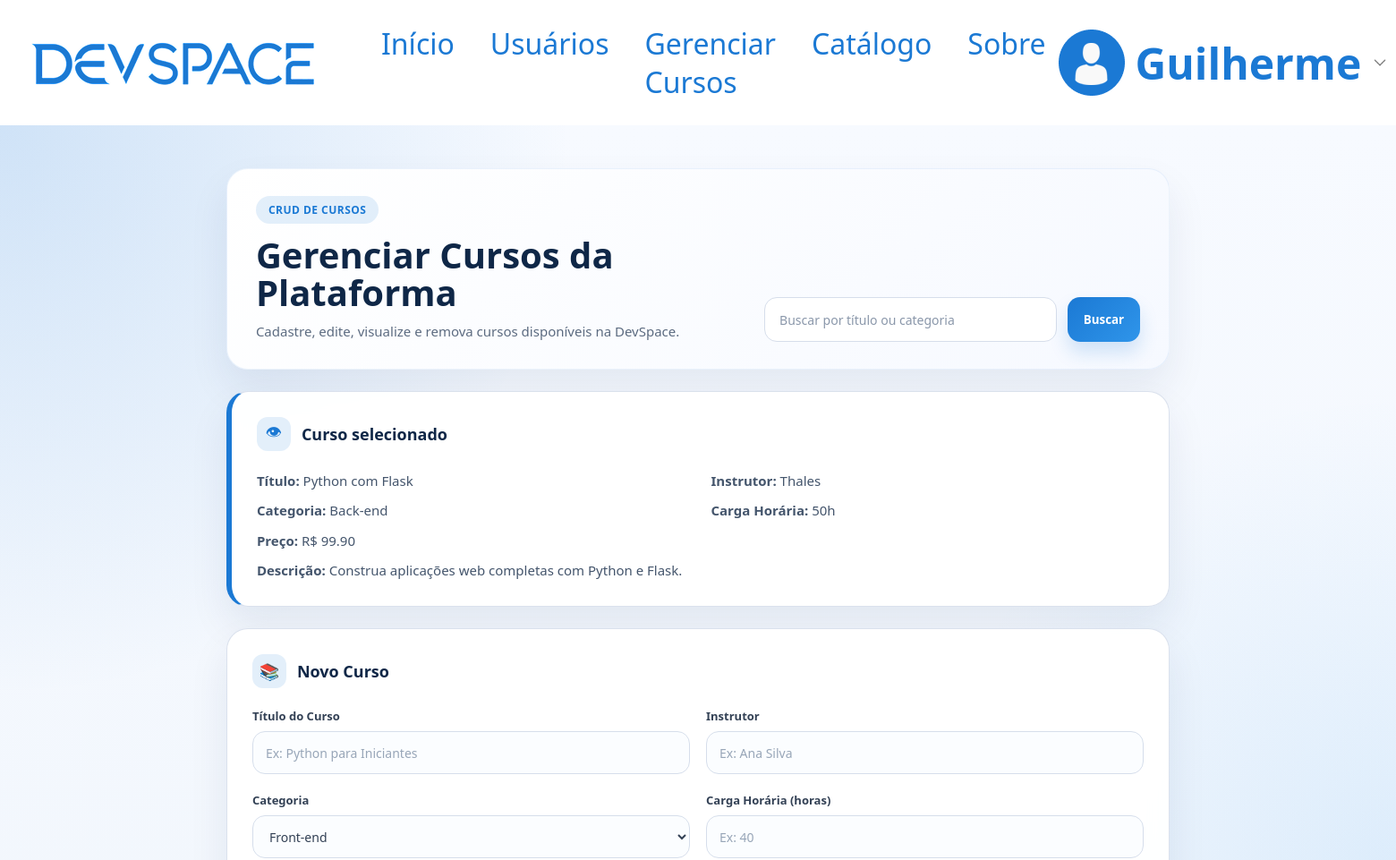
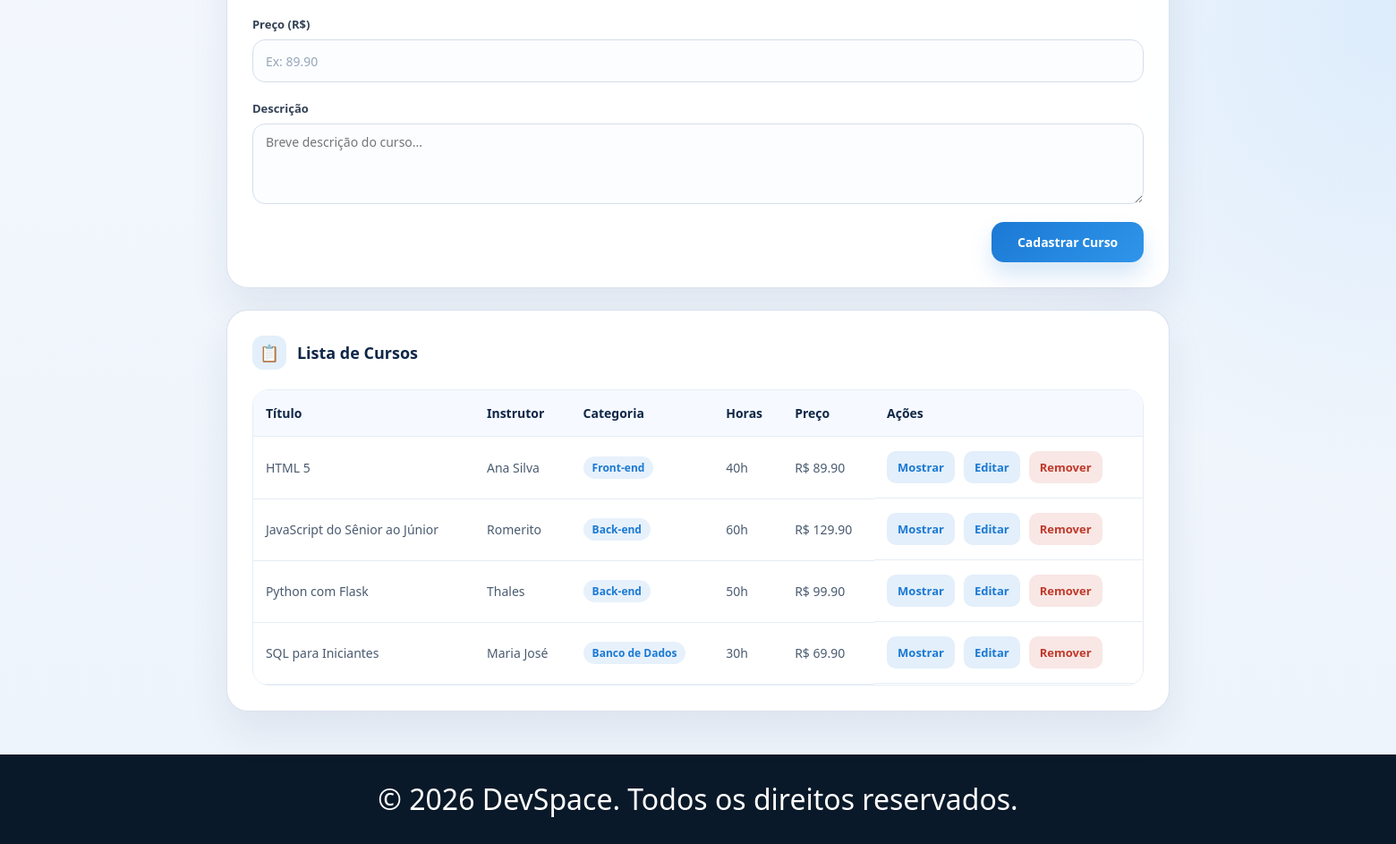
The app's page /gerenciar-cursos/3 (signed in) with its own data (2 pictures, top to bottom).
### tables this page shows
CREATE TABLE cursos (
                id INTEGER PRIMARY KEY AUTOINCREMENT,
                titulo TEXT NOT NULL,
                instrutor TEXT NOT NULL,
                categoria TEXT NOT NULL,
                carga_horaria INTEGER NOT NULL,
                preco REAL NOT NULL,
                descricao TEXT
            );

### app.py (the view)
@app.route('/gerenciar-cursos/<int:id_curso>')
@login_requerido
def mostrar_curso(id_curso):
    usuario = usuario_da_query()
    curso = buscar_curso_por_id(id_curso)
    if not curso:
        flash('Curso não encontrado.')
        return redirect(url_for('gerenciar_cursos'))
    return render_template(
        'cursos/gerenciar.html',
        usuario=usuario,
        cursos=listar_cursos(),
        buscar='',
        curso_selecionado=curso,
        curso_edicao=None
    )

### app.py (called while the page is built)
def login_requerido(f):
    @wraps(f)
    def verificar(*args, **kwargs):
        if not session.get('usuario'):
            flash('você precisa estar logado para acessar essa página.')
            return redirect(url_for('login'))
        return f(*args, **kwargs)
    return verificar

def usuario_da_query():
    usuario = session.get('usuario')
    if usuario:
        return usuario
    return {'nome': 'Visitante', 'email': ''}

### db.py (called while the page is built)
def conectar_banco():
    conexao = sqlite3.connect(CAMINHO_BANCO)
    conexao.row_factory = sqlite3.Row
    return conexao

def registro_para_curso(registro):
    if registro is None:
        return None
    return {
        'id': registro['id'],
        'titulo': registro['titulo'],
        'instrutor': registro['instrutor'],
        'categoria': registro['categoria'],
        'carga_horaria': registro['carga_horaria'],
        'preco': registro['preco'],
        'descricao': registro['descricao']
    }

def listar_cursos(filtro=''):
    termo = filtro.strip().lower()
    with conectar_banco() as conexao:
        if termo:
            registros = conexao.execute(
                '''
                SELECT id, titulo, instrutor, categoria, carga_horaria, preco, descricao
                FROM cursos
                WHERE lower(titulo) LIKE ? OR lower(categoria) LIKE ? OR lower(instrutor) LIKE ?
                ORDER BY lower(titulo)
                ''',
                (f'%{termo}%', f'%{termo}%', f'%{termo}%')
            ).fetchall()
        else:
            registros = conexao.execute(
                'SELECT id, titulo, instrutor, categoria, carga_horaria, preco, descricao FROM cursos ORDER BY lower(titulo)'
            ).fetchall()
    return [registro_para_curso(r) for r in registros]

def buscar_curso_por_id(id_curso):
    with conectar_banco() as conexao:
        registro = conexao.execute(
            'SELECT id, titulo, instrutor, categoria, carga_horaria, preco, descricao FROM cursos WHERE id = ?',
            (id_curso,)
        ).fetchone()
    return registro_para_curso(registro)

### templates/cursos/gerenciar.html (shortened to what this page needs)
{% extends "base.html" %} {% block title %} Gerenciamento de Cursos {% endblock %} {% block css %}
<link rel="stylesheet" href="{{url_for('static', filename='css/user.css')}}" />
<link rel="stylesheet" href="{{url_for('static', filename='css/cursos_crud.css')}}" />
{% endblock %} {% block content %}
<main class="user-main">
  <div class="user-container">
    <section class="user-hero">
      <div class="user-hero-copy">
        <span class="user-label">CRUD de Cursos</span>
        <h1>Gerenciar Cursos da Plataforma</h1>
        <p>Cadastre, edite, visualize e remova cursos disponíveis na DevSpace.</p>
      </div>
      <form class="user-search" method="get" action="{{ url_for('gerenciar_cursos') }}">
        <input
          type="search"
          name="buscar"
          value="{{ buscar }}"
          placeholder="Buscar por título ou categoria"
        />
        <button type="submit">Buscar</button>
      </form>
    </section>
    {% if curso_selecionado %}
    <section class="user-card user-destaque">
      <div class="card-secao-titulo">
        <span class="secao-icone">👁</span>
        <h3>Curso selecionado</h3>
      </div>
      <div class="user-detalhe curso-detalhe-grid">
        <p><strong>Título:</strong> {{ curso_selecionado.titulo }}</p>
        <p><strong>Instrutor:</strong> {{ curso_selecionado.instrutor }}</p>
        <p><strong>Categoria:</strong> {{ curso_selecionado.categoria }}</p>
        <p><strong>Carga Horária:</strong> {{ curso_selecionado.carga_horaria }}h</p>
        <p><strong>Preço:</strong> R$ {{ "%.2f"|format(curso_selecionado.preco) }}</p>
        <p class="descricao-full"><strong>Descrição:</strong> {{ curso_selecionado.descricao }}</p>
      </div>
    </section>
    {% endif %}
    <div class="user-grid">
      <section class="user-card">
        <div class="card-secao-titulo">
          <span class="secao-icone">📚</span>
          <h3>{% if curso_edicao %}Editar Curso{% else %}Novo Curso{% endif %}</h3>
        </div>
        <form
          class="user-form"
          method="post"
          action="{% if curso_edicao %}{{ url_for('editar_curso', id_curso=curso_edicao.id) }}{% else %}{{ url_for('salvar_curso') }}{% endif %}"
        >
          <div class="form-grd">
            <div class="form-grp">
              <label for="titulo">Título do Curso</label>
              <input
                type="text"
                id="titulo"
                name="titulo"
                placeholder="Ex: Python para Iniciantes"
                value="{{ curso_edicao.titulo if curso_edicao else '' }}"
              />
            </div>
            <div class="form-grp">
              <label for="instrutor">Instrutor</label>
              <input
                type="text"
                id="instrutor"
                name="instrutor"
                placeholder="Ex: Ana Silva"
                value="{{ curso_edicao.instrutor if curso_edicao else '' }}"
              />
            </div>
          </div>
          <div class="form-grd">
            <div class="form-grp">
              <label for="categoria">Categoria</label>
              <select id="categoria" name="categoria" class="form-select">
                {% set cats = ['Front-end', 'Back-end', 'Banco de Dados', 'Mobile', 'DevOps', 'Design', 'Outros'] %}
                {% for cat in cats %}
                <option value="{{ cat }}" {% if curso_edicao and curso_edicao.categoria == cat %}selected{% endif %}>{{ cat }}</option>
                {% endfor %}
              </select>
            </div>
            <div class="form-grp">
              <label for="carga_horaria">Carga Horária (horas)</label>
              <input
                type="number"
                id="carga_horaria"
                name="carga_horaria"
                min="1"
                placeholder="Ex: 40"
                value="{{ curso_edicao.carga_horaria if curso_edicao else '' }}"
              />
            </div>
          </div>
          <div class="form-grd form-grd-senha">
            <div class="form-grp">
              <label for="preco">Preço (R$)</label>
              <input
                type="number"
                id="preco"
                name="preco"
                step="0.01"
                min="0"
                placeholder="Ex: 89.90"
                value="{{ curso_edicao.preco if curso_edicao else '' }}"
              />
            </div>
          </div>
          <div class="form-grd form-grd-senha">
            <div class="form-grp">
              <label for="descricao">Descrição</label>
              <textarea
                id="descricao"
                name="descricao"
                rows="3"
                placeholder="Breve descrição do curso..."
                class="form-textarea"
              >{{ curso_edicao.descricao if curso_edicao else '' }}</textarea>
            </div>
          </div>
          <div class="salvar-btn-wrapper">
            <button class="btn-salvar" type="submit">
              {% if curso_edicao %}Salvar Alterações{% else %}Cadastrar Curso{% endif %}
            </button>
          </div>
        </form>
      </section>
      <section class="user-card">
        <div class="card-secao-titulo">
          <span class="secao-icone">📋</span>
          <h3>Lista de Cursos</h3>
        </div>
        <div class="tabela-wrapper">
          <table class="tabela-usuarios">
            <thead>
              <tr>
                <th>Título</th>
                <th>Instrutor</th>
                <th>Categoria</th>
                <th>Horas</th>
                <th>Preço</th>
                <th>Ações</th>
              </tr>
            </thead>
            <tbody>
              {% for curso in cursos %}
              <tr>
                <td>{{ curso.titulo }}</td>
                <td>{{ curso.instrutor }}</td>
                <td><span class="badge-categoria">{{ curso.categoria }}</span></td>
                <td>{{ curso.carga_horaria }}h</td>
                <td>R$ {{ "%.2f"|format(curso.preco) }}</td>
                <td class="acoes">
                  <a class="acao-link" href="{{ url_for('mostrar_curso', id_curso=curso.id) }}">Mostrar</a>
                  <a class="acao-link" href="{{ url_for('editar_curso', id_curso=curso.id) }}">Editar</a>
                  <form method="post" action="{{ url_for('remover_curso', id_curso=curso.id) }}">
                    <button class="acao-excluir" type="submit">Remover</button>
                  </form>
                </td>
              </tr>
              {% else %}
              <tr>
                <td colspan="6" class="linha-vazia">Nenhum curso encontrado.</td>
              </tr>
              {% endfor %}
            </tbody>
          </table>
        </div>
      </section>
    </div>
  </div>
</main>
{% endblock %}

### static/css/styles.css (style rules this page uses)
* { margin: 0; padding: 0; box-sizing: border-box; font-family: "Segoe UI", Tahoma, Geneva, Verdana, sans-serif; }
main { display: flex; height: 100vh; }
section { width: 50%; }

### static/css/user.css (style rules this page uses)
.user-main { min-height: calc(100vh - 140px - 100px); padding: 48px 8%; background: radial-gradient( circle at top left, rgba(27, 121, 212, 0.18), transparent 28% ), radial-gradient( circle at right center, rgba(60, 158, 240, 0.12), transparent 30% ), linear-gradient(180deg, #f7faff 0%, #eef4fb 100%); height: fit-content; }
.user-container { max-width: 1240px; margin: 0 auto; display: flex; flex-direction: column; gap: 24px; }
.user-hero { display: flex; justify-content: space-between; gap: 24px; align-items: flex-end; padding: 30px 32px; border: 1px solid rgba(27, 121, 212, 0.08); border-radius: 24px; background: linear-gradient(135deg, #ffffff 0%, #f6f9ff 100%); box-shadow: 0 22px 45px rgba(16, 44, 84, 0.08); width: 100%; }
.user-label { display: inline-flex; margin-bottom: 14px; padding: 7px 14px; border-radius: 999px; background: rgba(27, 121, 212, 0.12); color: #1b79d4; font-size: 12px; font-weight: 800; letter-spacing: 0.04em; text-transform: uppercase; }
.user-hero h1 { font-size: clamp(28px, 3vw, 40px); line-height: 1.05; color: #0f2747; margin-bottom: 10px; }
.user-hero p { max-width: 620px; color: #5c6b80; font-size: 15px; line-height: 1.6; }
.user-search { display: flex; gap: 12px; flex: 0 0 min(420px, 100%); align-items: center; }
.user-search input { flex: 1; height: 50px; padding: 0 16px; border: 1px solid #d6deeb; border-radius: 14px; background: #ffffff; font-size: 14px; outline: none; box-shadow: inset 0 1px 0 rgba(255, 255, 255, 0.8); }
.user-search input::placeholder { color: #8a97aa; }
.user-search button { border: none; border-radius: 14px; height: 50px; padding: 0 18px; background: linear-gradient(135deg, #1b79d4 0%, #2f95ea 100%); color: #ffffff; font-weight: 800; cursor: pointer; box-shadow: 0 12px 20px rgba(27, 121, 212, 0.18); }
.user-card { width: 100%; background: rgba(255, 255, 255, 0.96); border: 1px solid rgba(214, 222, 235, 0.9); border-radius: 24px; padding: 28px; box-shadow: 0 22px 45px rgba(16, 44, 84, 0.08); backdrop-filter: blur(10px); }
.user-destaque { border-left: 6px solid #1b79d4; }
.card-secao-titulo { display: flex; align-items: center; gap: 12px; margin-bottom: 22px; }
.card-secao-titulo h3 { font-size: 18px; font-weight: 800; color: #0f2747; }
.secao-icone { width: 38px; height: 38px; display: inline-flex; align-items: center; justify-content: center; border-radius: 12px; background: rgba(27, 121, 212, 0.12); color: #1b79d4; font-size: 18px; }
.user-detalhe { display: grid; gap: 10px; color: #44556c; font-size: 15px; line-height: 1.55; }
.user-grid { display: flex; flex-direction: column; gap: 24px; }
.user-form { display: flex; flex-direction: column; gap: 20px; }
.form-grd { display: grid; grid-template-columns: 1fr 1fr; gap: 18px; }
.form-grd-senha { grid-template-columns: 1fr; }
.form-grp { display: flex; flex-direction: column; gap: 8px; }
.form-grp label { font-size: 13px; font-weight: 800; color: #334155; }
.form-grp input { height: 48px; border: 1px solid #d6deeb; border-radius: 14px; padding: 0 14px; font-size: 14px; outline: none; background: #fbfdff; }
.form-grp input::placeholder { color: #98a6b8; }
.salvar-btn-wrapper { display: flex; justify-content: flex-end; }
.btn-salvar { min-width: 170px; border: none; border-radius: 14px; padding: 13px 22px; background: linear-gradient(135deg, #1b79d4 0%, #2f95ea 100%); color: #ffffff; font-size: 14px; font-weight: 800; cursor: pointer; box-shadow: 0 14px 24px rgba(27, 121, 212, 0.18); }
.tabela-wrapper { overflow-x: auto; border-radius: 18px; border: 1px solid #e6edf5; }
.tabela-usuarios { width: 100%; border-collapse: collapse; background: #ffffff; }
.tabela-usuarios thead { background: #f6f9ff; }
.tabela-usuarios th, .tabela-usuarios td { padding: 16px 14px; border-bottom: 1px solid #e6edf5; text-align: left; font-size: 14px; }
.tabela-usuarios th { color: #0f2747; font-weight: 800; }
.tabela-usuarios td { color: #4a5b70; }
.acoes { display: flex; flex-wrap: wrap; gap: 10px; align-items: center; }
.acao-link, .acao-excluir { border: none; border-radius: 10px; padding: 9px 12px; font-size: 13px; font-weight: 800; text-decoration: none; cursor: pointer; }
.acao-link { background: rgba(27, 121, 212, 0.12); color: #1b79d4; }
.acao-excluir { background: rgba(192, 57, 43, 0.12); color: #c0392b; }

### records on screen
cursos: titulo "Python com Flask", instrutor "Thales", categoria "Back-end", carga_horaria "50", preco "99.90", descricao "Construa aplicações web completas com Python e Flask."
cursos: titulo "HTML 5", instrutor "Ana Silva", categoria "Front-end", carga_horaria "40", preco "89.90"
cursos: titulo "JavaScript do Sênior ao Júnior", instrutor "Romerito", categoria "Back-end", carga_horaria "60", preco "129.90"
cursos: titulo "SQL para Iniciantes", instrutor "Maria José", categoria "Banco de Dados", carga_horaria "30", preco "69.90"

### other values on screen
{{ usuario_logado.nome }} "Guilherme"
form field categoria "Front-end"
